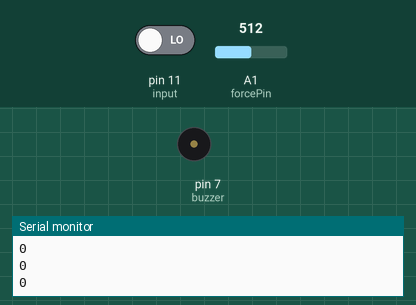
Recording of a sketch running on a simulated Arduino Uno, built with avr-gcc and run on an emulated ATmega328P. Parts: buzzer (waves = sounding), the last lines printed to the serial monitor. Inputs (shaded band) come from the test bench; at power-on: pin 11 (input) LOW, A1 (forcePin) = 512.

Above: at 1.2 s.
1.3 s: pin 11 (input) driven HIGH
At 2.7 s:
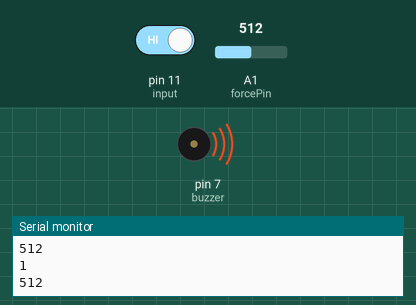
5.8 s: A1 (forcePin) set to 312
7.3 s: A1 (forcePin) set to 282
At 8.4 s:
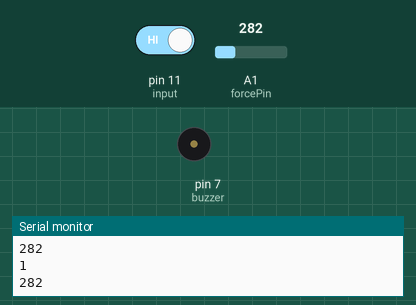
Timing chart, 0 to 9.8 s (numbered marks = the images above; inputs shaded):
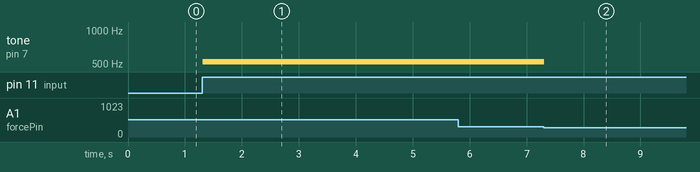

The sketch:

Force_Sensor_withBuzzer.ino
```cpp
const int buzzer = 7;
const int forcePin = A1;
int ForceValue = 0;

int input=11;
int state=0;

void setup()
{
  pinMode(input, INPUT);
  pinMode(buzzer, OUTPUT);
  pinMode(forcePin, INPUT);
  Serial.begin(9600);
}

void loop()
{
  state=digitalRead(input);
  Serial.println(state);
  if(state==HIGH)
  {
    ForceValue = analogRead(forcePin);
    Serial.println(ForceValue);

    if (ForceValue >= 300)
      tone(7,523,1000);

    else
      noTone(7);
  }
  else
      noTone(7);
}
```

Measured:
- the behaviour switches between 300 and 299 on A1 (forcePin) (found by bisection; images 1 and 2)
- after the input at 1.3 s, tone on pin 7 (buzzer): silent → 523 Hz at once
- after the input at 7.3 s, tone on pin 7 (buzzer): 523 Hz → silent at once
